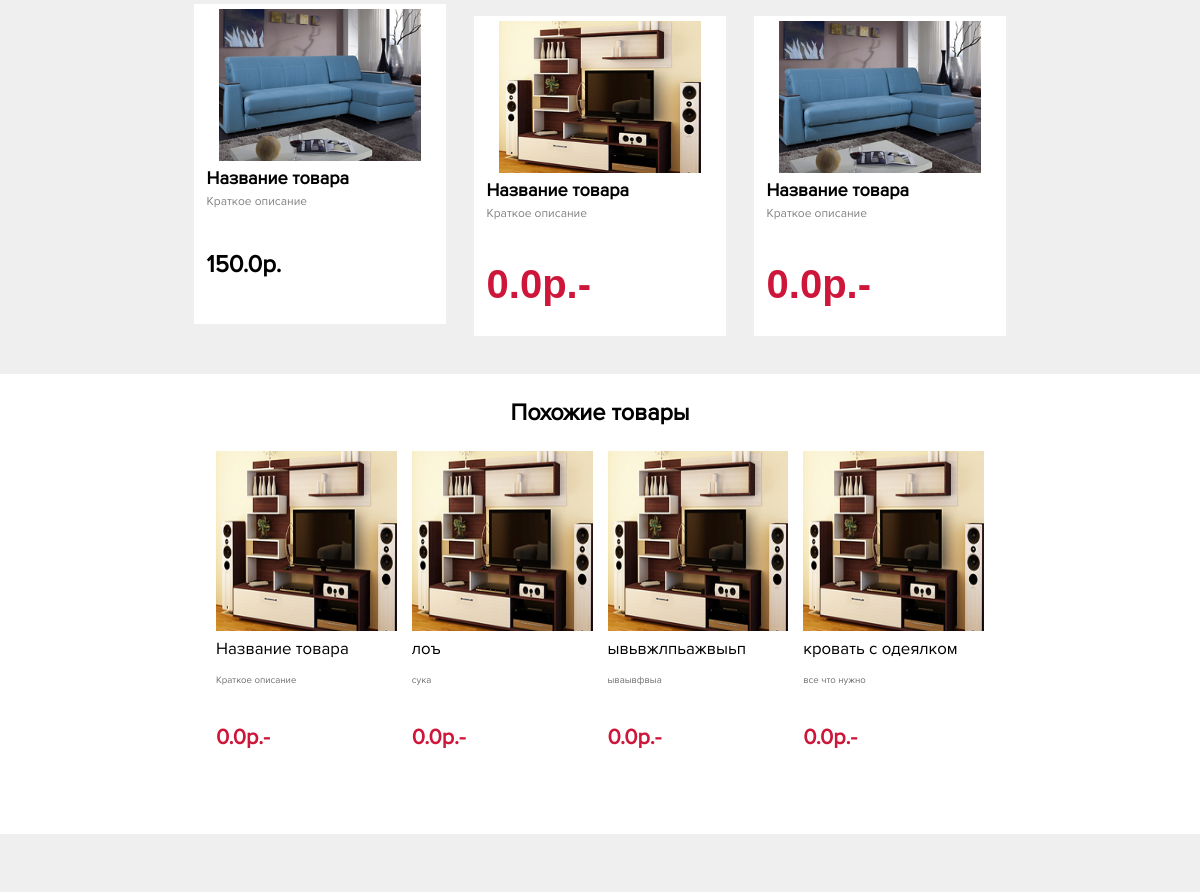
Page /catalog/collections/1/ (middle part) on the earlier database version.
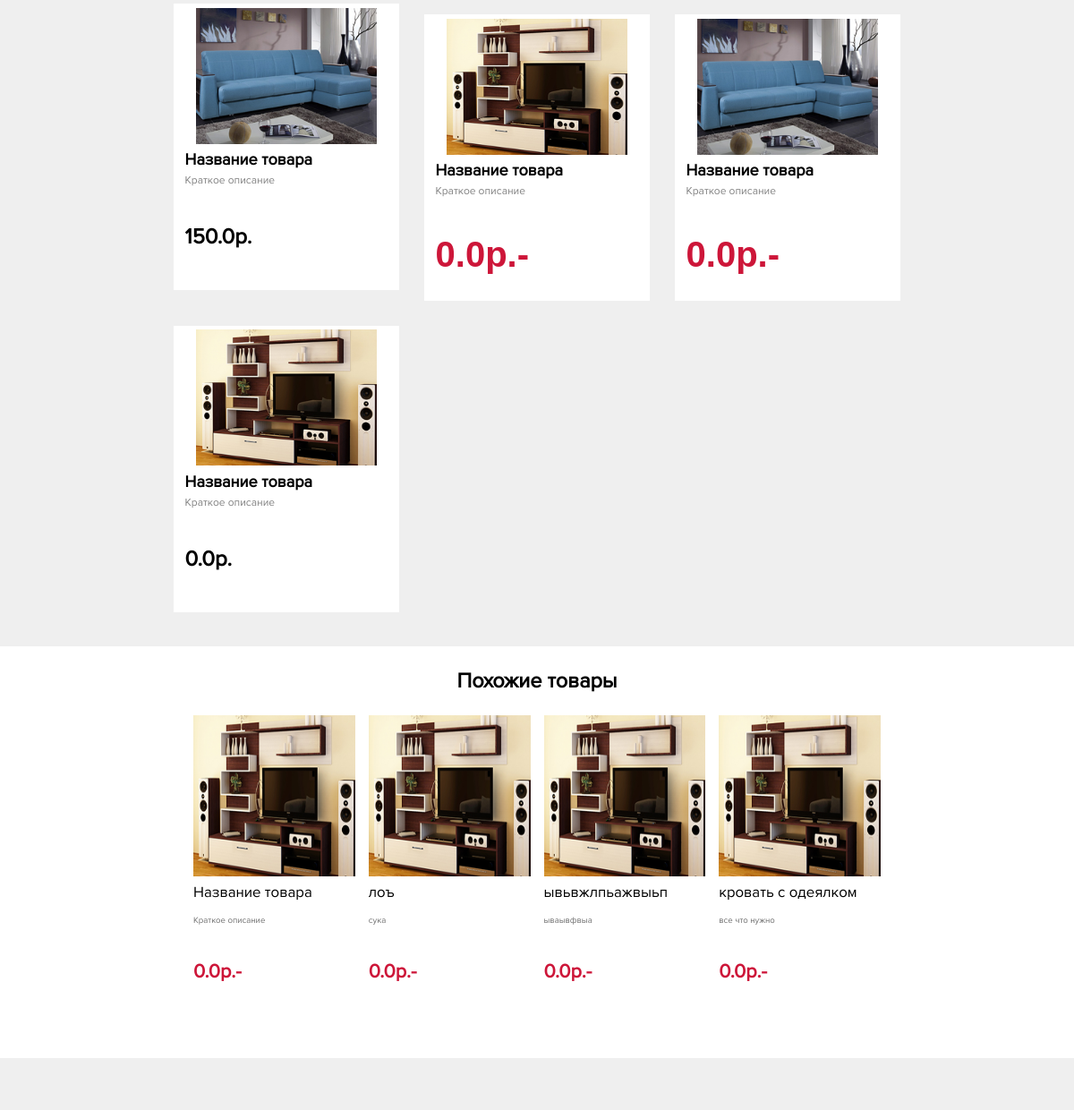
Same page on the later database version.
### catalog/models.py (models this page shows, shortened)
class ShopItem(models.Model):
    categoryTemplate = (
        ('1', 'Мягкая мебель'),
        ('2', 'Гостиная'),
        ('3', 'Спальня'),
        ('4', 'Кухня'),
        ('5', 'Столовая'),
        ('6', 'Прихожая'),
        ('7', 'Ванная'),
        ('8', 'Детская'),
        ('9', 'Рабочий кабинет'),
    )
    title = models.CharField("Название товара",max_length=40)
    subtitle = models.CharField("Краткое описание",max_length=40)
    discriotion = models.TextField("Описание товара")
    price = models.FloatField("Цена",default=0.00)
    isdiscount = models.BooleanField("На свидке?", default=False)
    newprice = models.FloatField("Новая цена (Если товар не на скидке, пожалуйста, укажите цену, равную обычной)", default=0.00);
    seller = models.ForeignKey(shops, on_delete=models.CASCADE, verbose_name="Поставщик")
    Category = models.CharField("Категория",default='Мягкая мебель',max_length=20, choices=categoryTemplate)
    inCollection = models.ForeignKey(Collection, on_delete=models.SET_NULL, null=True, verbose_name="Коллекция", blank=True)
    image = models.ImageField("Главное фото",upload_to="",null=False, blank=True)
    image1 = models.ImageField("Доп. фото (Необязательно)",default=None,upload_to="",null=True, blank=True)
    image2 = models.ImageField("Доп. фото (Необязательно)",default=None,upload_to="",null=True, blank=True)
    image3 = models.ImageField("Доп. фото (Необязательно)",default=None,upload_to="",null=True, blank=True)
    image4 = models.ImageField("Доп. фото (Необязательно)",default=None,upload_to="",null=True, blank=True)
    image5 = models.ImageField("Доп. фото (Необязательно)",default=None,upload_to="",null=True, blank=True)
    image6 = models.ImageField("Доп. фото (Необязательно)",default=None,upload_to="",null=True, blank=True)
    image7 = models.ImageField("Доп. фото (Необязательно)",default=None,upload_to="",null=True, blank=True)
    image8 = models.ImageField("Доп. фото (Необязательно)",default=None,upload_to="",null=True, blank=True)

### catalog/views.py (the view)
# urls.py: re_path(r'^collections/(?P<number>[0-9]+)/', views.collection),
def collection(request, number):
    item = models.Collection.objects.get(id=number)
    inCollection1 = models.ShopItem.objects.filter(inCollection=item)
    SimularItems = models.ShopItem.objects.filter(Category=item.Category)
    context = {'items': inCollection1, 'item':item, 'SimularItems' : SimularItems}
    return render(request, 'collection.html', context)

### catalog/templates/collection.html (shortened to what this page needs)
<html>
<head>
    {% load staticfiles %}
    <link rel='stylesheet prefetch' href='https://cdnjs.cloudflare.com/ajax/libs/Swiper/4.0.7/css/swiper.min.css'>
  <link rel="stylesheet" type="text/css" href="{% static 'style.css' %}">
    <link rel="stylesheet" type="text/css" href="{% static 'css/style_index.css' %}">
    <link rel="stylesheet" type="text/css" href="{% static 'style_page.css' %}">
        <link rel="stylesheet" type="text/css" href="{% static 'mainpage/css/menu.css' %}">
	<link rel="stylesheet" type="text/css" href="{% static 'mainpage/css/adaptation.css' %}">
    <link rel="stylesheet"  href="{% static 'lightslider.css' %}"/>
    <link rel="stylesheet"  href="{% static 'slider2.css' %}"/>
</head>
<body>
  <div class="collection">
    <div class="tovar">
        {% for objj in items %}
        <div class="item">
        <div class="content">
          <div class="image" style="background-image: url({{objj.image.url}});"><a href="/catalog/{{objj.id}}" style="display: block; width: 100%; height: 100%"></a> </div>
          <div class="name"> <a href="/catalog/{{objj.id}}/" style="text-decoration: none; color: black">{{objj.title}}</a></div>
          <div class="more">{{objj.subtitle}}</div>
            {% if objj.isdiscount %}
          <div class="nowprice col">{{objj.newprice}}р.-</div>
            {% else %}
           <div class="price col">{{objj.price}}р.</div>
            {% endif %}
        </div>
      </div>
       {% endfor %}
    </div>
  </div>
  <products style="background-color: white; margin-top:2%">
    <div style="font-family: Proxima; font-size: 1.95vw; text-align: center;padding-top: 2%;padding-bottom: 2%;font-weight: bold">Похожие товары</div>
    <div class="slider2">
      <div class="contrs left" onclick="next()"></div>
    <div class="contrs right" onclick="prev()"></div>
     <ul id="content-slider" class="content-slider">
               {% for objj in SimularItems %}
               <div>
                  <li class="listitem" >
                  <div class="contentslider2">
                      <div class="image" style="background-image: url({{objj.image.url}});"><a href="/catalog/{{objj.id}}" style="display: block; width: 100%; height: 100%"></a> </div>
                      <div style="display:table; height: 10%">
                        <div class="name">
                          <a href="/catalog/{{objj.id}}/" style="text-decoration: none; color: black">{{objj.title}}</a>
                        </div>
                      </div>
                      <div style="display:table; height: 7%">
                        <div class="more">
                            {{objj.subtitle}}
                        </div>
                      </div>
                      <div style="display:table; height: 16%">
                        <div class="price">
                          {{objj.newprice}}р.-
                        </div>
                      </div>
                  </div>
                </li>
            </div>
         {% endfor %}
            </ul>
    </div>
  </products>
</body>
</html>

Differences in the rows shown:
added ShopItem: image (picture), title "Название товара", subtitle "Краткое описание", price "0.0"
